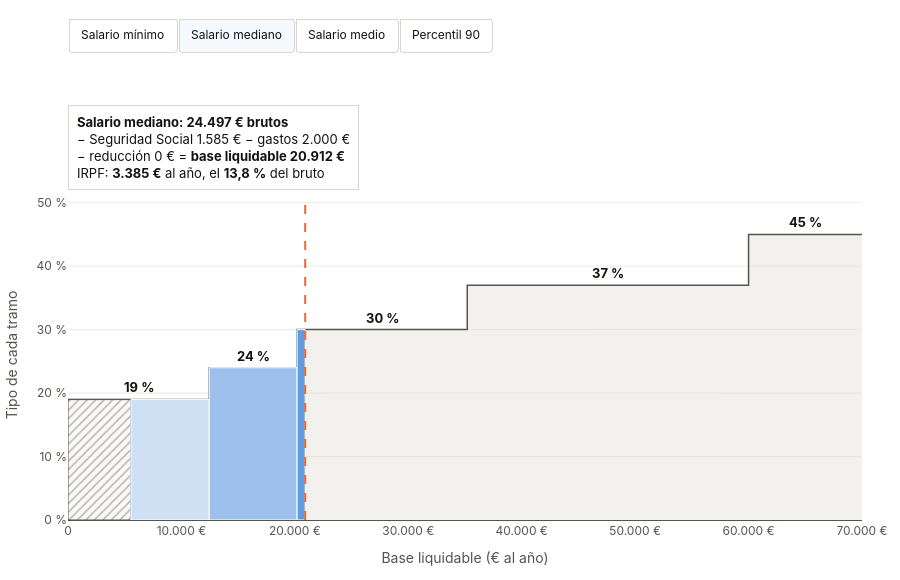

This figure's notebook cell:
### Markdown cell above
## 4. Gráfico interactivo

- **Escalera gris:** la escala completa, igual para todos.
- **Trozo rayado:** el mínimo personal, la parte de la base que no paga.
- **Trozos de color:** la parte de la base que cae en cada tramo. Su área es el impuesto que paga ese tramo.
- **Botones:** cambian de nómina. El recuadro de arriba resume los pasos de la nómina hasta el IRPF.

Cada nómina tiene sus propias capas en el gráfico; los botones muestran las de la nómina elegida y ocultan las demás.

### Code cell
XMAX = 70000
fig = go.Figure()

# Escalera de la escala (siempre visible)
xs, ys = [], []
for d, h, t in escala.itertuples(index=False):
    xs += [d, min(h, XMAX)]; ys += [t, t]
fig.add_trace(go.Scatter(x=xs, y=ys, mode="lines", line=dict(color=TINTA2, width=1.5, shape="hv"),
                         fill="tozeroy", fillcolor="rgba(217,214,204,0.35)", hoverinfo="skip", showlegend=False))
for d, h, t in escala.itertuples(index=False):
    if d < XMAX:
        fig.add_annotation(x=(d + min(h, XMAX)) / 2, y=t, text=f"<b>{t:.0f} %</b>", showarrow=False,
                           yshift=12, font=dict(size=13, color=TINTA))

# Capas de cada nómina
capas, resumen = {}, {}
for nombre, d in datos.items():
    ids = []
    m = min(d["base"], mf.MINIMO_CONTRIBUYENTE)                    # mínimo personal
    fig.add_trace(go.Scatter(x=[0, 0, m, m, 0], y=[0, tipos[0], tipos[0], 0, 0], fill="toself",
        fillcolor="rgba(255,255,255,0.6)", fillpattern=dict(shape="/", fgcolor=TINTA2, size=6),
        line=dict(color=TINTA2, width=1), mode="lines", visible=False, hoveron="fills",
        hoverinfo="text", text=f"<b>Mínimo personal</b><br>{euros(m)} de base<br>No pagan IRPF",
        showlegend=False))
    ids.append(len(fig.data) - 1)
    for i, (ini, fin, t, eur, imp) in enumerate(d["trozos"]):
        k = list(escala.tipo_pct).index(t)
        fig.add_trace(go.Scatter(x=[ini, ini, fin, fin, ini], y=[0, t, t, 0, 0], fill="toself",
            fillcolor=COLORES_TRAMO[k], line=dict(color="white", width=1), mode="lines", visible=False,
            hoveron="fills", hoverinfo="text",
            text=f"<b>Tramo del {t:.0f} %</b><br>{euros(eur)} de base<br>IRPF: {euros(imp)}",
            showlegend=False))
        ids.append(len(fig.data) - 1)
    fig.add_trace(go.Scatter(x=[d["base"], d["base"]], y=[0, 50], mode="lines", visible=False,
        line=dict(color=NARANJA, width=2, dash="dash"), hoverinfo="skip", showlegend=False))
    ids.append(len(fig.data) - 1)
    capas[nombre] = ids
    resumen[nombre] = (f"<b>{nombre}: {euros(d['bruto'])} brutos</b><br>"
        f"− Seguridad Social {euros(d['ss'])} − gastos {euros(mf.GASTOS_OTROS)}<br>"
        f"− reducción {euros(d['reduccion'])} = <b>base liquidable {euros(d['base'])}</b><br>"
        f"IRPF: <b>{euros(d['irpf'])}</b> al año, el <b>{pct(100 * d['irpf'] / d['bruto'])}</b> del bruto")

def caja(nombre):
    return dict(x=0, y=1.0, xref="paper", yref="paper", xanchor="left", yanchor="bottom", align="left",
                showarrow=False, text=resumen[nombre], font=dict(size=13, color=TINTA),
                bgcolor="white", bordercolor=GRIS, borderwidth=1, borderpad=8)

anotaciones_fijas = list(fig.layout.annotations)
botones = []
for nombre in datos:
    vis = [True] + [False] * (len(fig.data) - 1)
    for i in capas[nombre]:
        vis[i] = True
    botones.append(dict(label=nombre, method="update",
                        args=[{"visible": vis}, {"annotations": anotaciones_fijas + [caja(nombre)]}]))

INICIAL = "Salario mediano"
for i in capas[INICIAL]:
    fig.data[i].visible = True
fig.update_layout(
    annotations=anotaciones_fijas + [caja(INICIAL)],
    updatemenus=[dict(type="buttons", direction="right", buttons=botones, active=list(datos).index(INICIAL),
                      x=0, y=1.42, xanchor="left", yanchor="bottom", pad=dict(r=6, t=0),
                      bgcolor="white", bordercolor=GRIS, font=dict(size=12, color=TINTA))],
    xaxis=dict(title="Base liquidable (€ al año)", range=[0, XMAX], tickvals=list(range(0, XMAX + 1, 10000)),
               ticktext=[euros(v) if v else "0" for v in range(0, XMAX + 1, 10000)],
               showgrid=False, zeroline=False, linecolor=TINTA2, fixedrange=True),
    yaxis=dict(title="Tipo de cada tramo", range=[0, 52], ticksuffix=" %", gridcolor="#ECEAE3",
               zeroline=False, fixedrange=True),
    font=dict(family="Inter, system-ui, -apple-system, Segoe UI, sans-serif", color=TINTA2, size=12),
    paper_bgcolor="white", plot_bgcolor="white", height=580,
    margin=dict(l=60, r=20, t=190, b=60), separators=",.", hoverlabel=dict(font_size=13),
)
fig.show(config={"displaylogo": False})

### Figure 1 — Plotly figure (JSON) as saved in the notebook; plotly's stock layout.template omitted (floating-point values rounded to 4 significant figures)
{"data": [{"fill": "tozeroy", "fillcolor": "rgba(217,214,204,0.35)", "hoverinfo": "skip", "line": {"color": "#55534C", "shape": "hv", "width": 1.5}, "mode": "lines", "showlegend": false, "type": "scatter", "x": [0, 12450.0, 12450, 20200.0, 20200, 35200.0, 35200, 60000.0, 60000, 70000, 300000, 70000], "y": [19.0, 19.0, 24.0, 24.0, 30.0, 30.0, 37.0, 37.0, 45.0, 45.0, 49.0, 49.0]}, {"fill": "toself", "fillcolor": "rgba(255,255,255,0.6)", "fillpattern": {"fgcolor": "#55534C", "shape": "/", "size": 6}, "hoverinfo": "text", "hoveron": "fills", "line": {"color": "#55534C", "width": 1}, "mode": "lines", "showlegend": false, "text": "<b>Mínimo personal</b><br>5.547 € de base<br>No pagan IRPF", "type": "scatter", "visible": false, "x": [0, 0, 5547.0, 5547.0, 0], "y": [0, 19.0, 19.0, 0, 0]}, {"hoverinfo": "skip", "line": {"color": "#EB6834", "dash": "dash", "width": 2}, "mode": "lines", "showlegend": false, "type": "scatter", "visible": false, "x": [5547.0, 5547.0], "y": [0, 50]}, {"fill": "toself", "fillcolor": "rgba(255,255,255,0.6)", "fillpattern": {"fgcolor": "#55534C", "shape": "/", "size": 6}, "hoverinfo": "text", "hoveron": "fills", "line": {"color": "#55534C", "width": 1}, "mode": "lines", "showlegend": false, "text": "<b>Mínimo personal</b><br>5.550 € de base<br>No pagan IRPF", "type": "scatter", "visible": true, "x": [0, 0, 5550.0, 5550.0, 0], "y": [0, 19.0, 19.0, 0, 0]}, {"fill": "toself", "fillcolor": "#CFE0F5", "hoverinfo": "text", "hoveron": "fills", "line": {"color": "white", "width": 1}, "mode": "lines", "showlegend": false, "text": "<b>Tramo del 19 %</b><br>6.900 € de base<br>IRPF: 1.311 €", "type": "scatter", "visible": true, "x": [5550.0, 5550.0, 12450.0, 12450.0, 5550.0], "y": [0, 19.0, 19.0, 0, 0]}, {"fill": "toself", "fillcolor": "#9DC1EC", "hoverinfo": "text", "hoveron": "fills", "line": {"color": "white", "width": 1}, "mode": "lines", "showlegend": false, "text": "<b>Tramo del 24 %</b><br>7.750 € de base<br>IRPF: 1.860 €", "type": "scatter", "visible": true, "x": [12450, 12450, 20200.0, 20200.0, 12450], "y": [0, 24.0, 24.0, 0, 0]}, {"fill": "toself", "fillcolor": "#5F9BE0", "hoverinfo": "text", "hoveron": "fills", "line": {"color": "white", "width": 1}, "mode": "lines", "showlegend": false, "text": "<b>Tramo del 30 %</b><br>712 € de base<br>IRPF: 214 €", "type": "scatter", "visible": true, "x": [20200, 20200, 20910.0, 20910.0, 20200], "y": [0, 30.0, 30.0, 0, 0]}, {"hoverinfo": "skip", "line": {"color": "#EB6834", "dash": "dash", "width": 2}, "mode": "lines", "showlegend": false, "type": "scatter", "visible": true, "x": [20910.0, 20910.0], "y": [0, 50]}, {"fill": "toself", "fillcolor": "rgba(255,255,255,0.6)", "fillpattern": {"fgcolor": "#55534C", "shape": "/", "size": 6}, "hoverinfo": "text", "hoveron": "fills", "line": {"color": "#55534C", "width": 1}, "mode": "lines", "showlegend": false, "text": "<b>Mínimo personal</b><br>5.550 € de base<br>No pagan IRPF", "type": "scatter", "visible": false, "x": [0, 0, 5550.0, 5550.0, 0], "y": [0, 19.0, 19.0, 0, 0]}, {"fill": "toself", "fillcolor": "#CFE0F5", "hoverinfo": "text", "hoveron": "fills", "line": {"color": "white", "width": 1}, "mode": "lines", "showlegend": false, "text": "<b>Tramo del 19 %</b><br>6.900 € de base<br>IRPF: 1.311 €", "type": "scatter", "visible": false, "x": [5550.0, 5550.0, 12450.0, 12450.0, 5550.0], "y": [0, 19.0, 19.0, 0, 0]}, {"fill": "toself", "fillcolor": "#9DC1EC", "hoverinfo": "text", "hoveron": "fills", "line": {"color": "white", "width": 1}, "mode": "lines", "showlegend": false, "text": "<b>Tramo del 24 %</b><br>7.750 € de base<br>IRPF: 1.860 €", "type": "scatter", "visible": false, "x": [12450, 12450, 20200.0, 20200.0, 12450], "y": [0, 24.0, 24.0, 0, 0]}, {"fill": "toself", "fillcolor": "#5F9BE0", "hoverinfo": "text", "hoveron": "fills", "line": {"color": "white", "width": 1}, "mode": "lines", "showlegend": false, "text": "<b>Tramo del 30 %</b><br>5.429 € de base<br>IRPF: 1.629 €", "type": "scatter", "visible": false, "x": [20200, 20200, 25630.0, 25630.0, 20200], "y": [0, 30.0, 30.0, 0, 0]}, {"hoverinfo": "skip", "line": {"color": "#EB6834", "dash": "dash", "width": 2}, "mode": "lines", "showlegend": false, "type": "scatter", "visible": false, "x": [25630.0, 25630.0], "y": [0, 50]}, {"fill": "toself", "fillcolor": "rgba(255,255,255,0.6)", "fillpattern": {"fgcolor": "#55534C", "shape": "/", "size": 6}, "hoverinfo": "text", "hoveron": "fills", "line": {"color": "#55534C", "width": 1}, "mode": "lines", "showlegend": false, "text": "<b>Mínimo personal</b><br>5.550 € de base<br>No pagan IRPF", "type": "scatter", "visible": false, "x": [0, 0, 5550.0, 5550.0, 0], "y": [0, 19.0, 19.0, 0, 0]}, {"fill": "toself", "fillcolor": "#CFE0F5", "hoverinfo": "text", "hoveron": "fills", "line": {"color": "white", "width": 1}, "mode": "lines", "showlegend": false, "text": "<b>Tramo del 19 %</b><br>6.900 € de base<br>IRPF: 1.311 €", "type": "scatter", "visible": false, "x": [5550.0, 5550.0, 12450.0, 12450.0, 5550.0], "y": [0, 19.0, 19.0, 0, 0]}, {"fill": "toself", "fillcolor": "#9DC1EC", "hoverinfo": "text", "hoveron": "fills", "line": {"color": "white", "width": 1}, "mode": "lines", "showlegend": false, "text": "<b>Tramo del 24 %</b><br>7.750 € de base<br>IRPF: 1.860 €", "type": "scatter", "visible": false, "x": [12450, 12450, 20200.0, 20200.0, 12450], "y": [0, 24.0, 24.0, 0, 0]}, {"fill": "toself", "fillcolor": "#5F9BE0", "hoverinfo": "text", "hoveron": "fills", "line": {"color": "white", "width": 1}, "mode": "lines", "showlegend": false, "text": "<b>Tramo del 30 %</b><br>15.000 € de base<br>IRPF: 4.500 €", "type": "scatter", "visible": false, "x": [20200, 20200, 35200.0, 35200.0, 20200], "y": [0, 30.0, 30.0, 0, 0]}, {"fill": "toself", "fillcolor": "#2A78D6", "hoverinfo": "text", "hoveron": "fills", "line": {"color": "white", "width": 1}, "mode": "lines", "showlegend": false, "text": "<b>Tramo del 37 %</b><br>11.918 € de base<br>IRPF: 4.409 €", "type": "scatter", "visible": false, "x": [35200, 35200, 47120.0, 47120.0, 35200], "y": [0, 37.0, 37.0, 0, 0]}, {"hoverinfo": "skip", "line": {"color": "#EB6834", "dash": "dash", "width": 2}, "mode": "lines", "showlegend": false, "type": "scatter", "visible": false, "x": [47120.0, 47120.0], "y": [0, 50]}], "layout": {"annotations": [{"font": {"color": "#14130F", "size": 13}, "showarrow": false, "text": "<b>19 %</b>", "x": 6225.0, "y": 19.0, "yshift": 12}, {"font": {"color": "#14130F", "size": 13}, "showarrow": false, "text": "<b>24 %</b>", "x": 16320.0, "y": 24.0, "yshift": 12}, {"font": {"color": "#14130F", "size": 13}, "showarrow": false, "text": "<b>30 %</b>", "x": 27700.0, "y": 30.0, "yshift": 12}, {"font": {"color": "#14130F", "size": 13}, "showarrow": false, "text": "<b>37 %</b>", "x": 47600.0, "y": 37.0, "yshift": 12}, {"font": {"color": "#14130F", "size": 13}, "showarrow": false, "text": "<b>45 %</b>", "x": 65000.0, "y": 45.0, "yshift": 12}, {"align": "left", "bgcolor": "white", "bordercolor": "#D9D6CC", "borderpad": 8, "borderwidth": 1, "font": {"color": "#14130F", "size": 13}, "showarrow": false, "text": "<b>Salario mediano: 24.497 € brutos</b><br>− Seguridad Social 1.585 € − gastos 2.000 €<br>− reducción 0 € = <b>base liquidable 20.912 €</b><br>IRPF: <b>3.385 €</b> al año, el <b>13,8 %</b> del bruto", "x": 0, "xanchor": "left", "xref": "paper", "y": 1.0, "yanchor": "bottom", "yref": "paper"}], "font": {"color": "#55534C", "family": "Inter, system-ui, -apple-system, Segoe UI, sans-serif", "size": 12}, "height": 580, "hoverlabel": {"font": {"size": 13}}, "margin": {"b": 60, "l": 60, "r": 20, "t": 190}, "paper_bgcolor": "white", "plot_bgcolor": "white", "separators": ",.", "updatemenus": [{"active": 1, "bgcolor": "white", "bordercolor": "#D9D6CC", "buttons": [{"args": [{"visible": [true, true, true, false, false, false, false, false, false, false, false, false, false, false, false, false, false, false, false]}, {"annotations": [{"font": {"color": "#14130F", "size": 13}, "showarrow": false, "text": "<b>19 %</b>", "x": 6225.0, "y": 19.0, "yshift": 12}, {"font": {"color": "#14130F", "size": 13}, "showarrow": false, "text": "<b>24 %</b>", "x": 16320.0, "y": 24.0, "yshift": 12}, {"font": {"color": "#14130F", "size": 13}, "showarrow": false, "text": "<b>30 %</b>", "x": 27700.0, "y": 30.0, "yshift": 12}, {"font": {"color": "#14130F", "size": 13}, "showarrow": false, "text": "<b>37 %</b>", "x": 47600.0, "y": 37.0, "yshift": 12}, {"font": {"color": "#14130F", "size": 13}, "showarrow": false, "text": "<b>45 %</b>", "x": 65000.0, "y": 45.0, "yshift": 12}, {"align": "left", "bgcolor": "white", "bordercolor": "#D9D6CC", "borderpad": 8, "borderwidth": 1, "font": {"color": "#14130F", "size": 13}, "showarrow": false, "text": "<b>Salario mínimo: 15.876 € brutos</b><br>− Seguridad Social 1.027 € − gastos 2.000 €<br>− reducción 7.302 € = <b>base liquidable 5.547 €</b><br>IRPF: <b>0 €</b> al año, el <b>0,0 %</b> del bruto", "x": 0, "xanchor": "left", "xref": "paper", "y": 1.0, "yanchor": "bottom", "yref": "paper"}]}], "label": "Salario mínimo", "method": "update"}, {"args": [{"visible": [true, false, false, true, true, true, true, true, false, false, false, false, false, false, false, false, false, false, false]}, {"annotations": [{"font": {"color": "#14130F", "size": 13}, "showarrow": false, "text": "<b>19 %</b>", "x": 6225.0, "y": 19.0, "yshift": 12}, {"font": {"color": "#14130F", "size": 13}, "showarrow": false, "text": "<b>24 %</b>", "x": 16320.0, "y": 24.0, "yshift": 12}, {"font": {"color": "#14130F", "size": 13}, "showarrow": false, "text": "<b>30 %</b>", "x": 27700.0, "y": 30.0, "yshift": 12}, {"font": {"color": "#14130F", "size": 13}, "showarrow": false, "text": "<b>37 %</b>", "x": 47600.0, "y": 37.0, "yshift": 12}, {"font": {"color": "#14130F", "size": 13}, "showarrow": false, "text": "<b>45 %</b>", "x": 65000.0, "y": 45.0, "yshift": 12}, {"align": "left", "bgcolor": "white", "bordercolor": "#D9D6CC", "borderpad": 8, "borderwidth": 1, "font": {"color": "#14130F", "size": 13}, "showarrow": false, "text": "<b>Salario mediano: 24.497 € brutos</b><br>− Seguridad Social 1.585 € − gastos 2.000 €<br>− reducción 0 € = <b>base liquidable 20.912 €</b><br>IRPF: <b>3.385 €</b> al año, el <b>13,8 %</b> del bruto", "x": 0, "xanchor": "left", "xref": "paper", "y": 1.0, "yanchor": "bottom", "yref": "paper"}]}], "label": "Salario mediano", "method": "update"}, {"args": [{"visible": [true, false, false, false, false, false, false, false, true, true, true, true, true, false, false, false, false, false, false]}, {"annotations": [{"font": {"color": "#14130F", "size": 13}, "showarrow": false, "text": "<b>19 %</b>", "x": 6225.0, "y": 19.0, "yshift": 12}, {"font": {"color": "#14130F", "size": 13}, "showarrow": false, "text": "<b>24 %</b>", "x": 16320.0, "y": 24.0, "yshift": 12}, {"font": {"color": "#14130F", "size": 13}, "showarrow": false, "text": "<b>30 %</b>", "x": 27700.0, "y": 30.0, "yshift": 12}, {"font": {"color": "#14130F", "size": 13}, "showarrow": false, "text": "<b>37 %</b>", "x": 47600.0, "y": 37.0, "yshift": 12}, {"font": {"color": "#14130F", "size": 13}, "showarrow": false, "text": "<b>45 %</b>", "x": 65000.0, "y": 45.0, "yshift": 12}, {"align": "left", "bgcolor": "white", "bordercolor": "#D9D6CC", "borderpad": 8, "borderwidth": 1, "font": {"color": "#14130F", "size": 13}, "showarrow": false, "text": "<b>Salario medio: 29.540 € brutos</b><br>− Seguridad Social 1.911 € − gastos 2.000 €<br>− reducción 0 € = <b>base liquidable 25.629 €</b><br>IRPF: <b>4.800 €</b> al año, el <b>16,2 %</b> del bruto", "x": 0, "xanchor": "left", "xref": "paper", "y": 1.0, "yanchor": "bottom", "yref": "paper"}]}], "label": "Salario medio", "method": "update"}, {"args": [{"visible": [true, false, false, false, false, false, false, false, false, false, false, false, false, true, true, true, true, true, true]}, {"annotations": [{"font": {"color": "#14130F", "size": 13}, "showarrow": false, "text": "<b>19 %</b>", "x": 6225.0, "y": 19.0, "yshift": 12}, {"font": {"color": "#14130F", "size": 13}, "showarrow": false, "text": "<b>24 %</b>", "x": 16320.0, "y": 24.0, "yshift": 12}, {"font": {"color": "#14130F", "size": 13}, "showarrow": false, "text": "<b>30 %</b>", "x": 27700.0, "y": 30.0, "yshift": 12}, {"font": {"color": "#14130F", "size": 13}, "showarrow": false, "text": "<b>37 %</b>", "x": 47600.0, "y": 37.0, "yshift": 12}, {"font": {"color": "#14130F", "size": 13}, "showarrow": false, "text": "<b>45 %</b>", "x": 65000.0, "y": 45.0, "yshift": 12}, {"align": "left", "bgcolor": "white", "bordercolor": "#D9D6CC", "borderpad": 8, "borderwidth": 1, "font": {"color": "#14130F", "size": 13}, "showarrow": false, "text": "<b>Percentil 90: 52.515 € brutos</b><br>− Seguridad Social 3.398 € − gastos 2.000 €<br>− reducción 0 € = <b>base liquidable 47.118 €</b><br>IRPF: <b>12.080 €</b> al año, el <b>23,0 %</b> del bruto", "x": 0, "xanchor": "left", "xref": "paper", "y": 1.0, "yanchor": "bottom", "yref": "paper"}]}], "label": "Percentil 90", "method": "update"}], "direction": "right", "font": {"color": "#14130F", "size": 12}, "pad": {"r": 6, "t": 0}, "type": "buttons", "x": 0, "xanchor": "left", "y": 1.42, "yanchor": "bottom"}], "xaxis": {"fixedrange": true, "linecolor": "#55534C", "range": [0, 70000], "showgrid": false, "ticktext": ["0", "10.000 €", "20.000 €", "30.000 €", "40.000 €", "50.000 €", "60.000 €", "70.000 €"], "tickvals": [0, 10000, 20000, 30000, 40000, 50000, 60000, 70000], "title": {"text": "Base liquidable (€ al año)"}, "zeroline": false}, "yaxis": {"fixedrange": true, "gridcolor": "#ECEAE3", "range": [0, 52], "ticksuffix": " %", "title": {"text": "Tipo de cada tramo"}, "zeroline": false}}}
